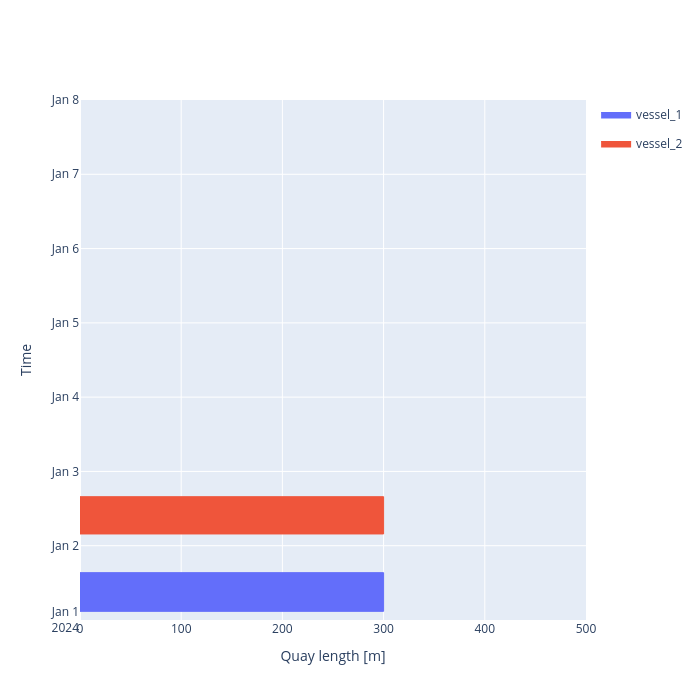

Notebook code for this chart:
### Code cell
fig = quay.plot_berth_occupation(time_stop = pd.Timestamp('2024-01-08'), style = 'plotly')
fig

### Figure 1 — Plotly figure (JSON) as saved in the notebook; plotly's stock layout.template omitted (floating-point values rounded to 4 significant figures; data arrays with more than 128 entries replaced by an {"elided": "..."} marker saying what was removed)
{"data": [{"fill": "toself", "fillcolor": "#636EFA", "hoverinfo": "skip", "legendgroup": "f78bb5f2-fde8-4fc9-b044-a4da4fbb7284", "line": {"color": "#636EFA", "width": 1}, "mode": "lines", "name": "vessel_1", "showlegend": true, "type": "scatter", "x": [0, 0, 300, 300, 0], "y": ["2024-01-01T02:47:50.555556", "2024-01-01T15:17:36", "2024-01-01T15:17:36", "2024-01-01T02:47:50.555556", "2024-01-01T02:47:50.555556"]}, {"customdata": {"elided": "620x9 mixed values"}, "hovertemplate": "<b>%{customdata[0]}</b><br>Length (L): %{customdata[1]} m<br>Beam (B): %{customdata[2]} m<br>Draft (T): %{customdata[3]} m<br>Operation ID: %{customdata[4]}<br>Position: %{customdata[5]}–%{customdata[6]} m<br>Start: %{customdata[7]|%d %b %Y %H:%M}<br>End: %{customdata[8]|%d %b %Y %H:%M}<br><extra></extra>", "legendgroup": "f78bb5f2-fde8-4fc9-b044-a4da4fbb7284", "marker": {"color": "#636EFA", "opacity": 0, "size": 12}, "mode": "markers", "showlegend": false, "type": "scatter", "x": {"elided": "620 float values"}, "y": {"elided": "620 str values"}}, {"fill": "toself", "fillcolor": "#EF553B", "hoverinfo": "skip", "legendgroup": "abe2f913-8bb2-4885-b52b-73406db371b0", "line": {"color": "#EF553B", "width": 1}, "mode": "lines", "name": "vessel_2", "showlegend": true, "type": "scatter", "x": [0, 0, 300, 300, 0], "y": ["2024-01-02T03:47:50.555554", "2024-01-02T15:50:00", "2024-01-02T15:50:00", "2024-01-02T03:47:50.555554", "2024-01-02T03:47:50.555554"]}, {"customdata": {"elided": "620x9 mixed values"}, "hovertemplate": "<b>%{customdata[0]}</b><br>Length (L): %{customdata[1]} m<br>Beam (B): %{customdata[2]} m<br>Draft (T): %{customdata[3]} m<br>Operation ID: %{customdata[4]}<br>Position: %{customdata[5]}–%{customdata[6]} m<br>Start: %{customdata[7]|%d %b %Y %H:%M}<br>End: %{customdata[8]|%d %b %Y %H:%M}<br><extra></extra>", "legendgroup": "abe2f913-8bb2-4885-b52b-73406db371b0", "marker": {"color": "#EF553B", "opacity": 0, "size": 12}, "mode": "markers", "showlegend": false, "type": "scatter", "x": {"elided": "620 float values"}, "y": {"elided": "620 str values"}}], "layout": {"height": 700, "width": 700, "xaxis": {"range": [0, 500], "title": {"text": "Quay length [m]"}}, "yaxis": {"range": ["2024-01-01T00:00:00", "2024-01-08T00:00:00"], "title": {"text": "Time"}}}}
